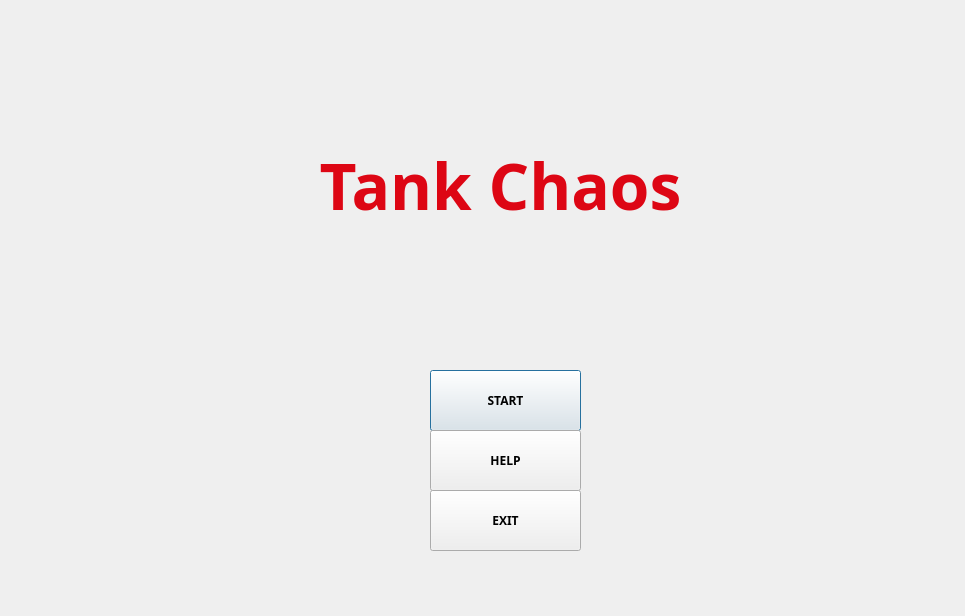
<?xml version="1.0" encoding="UTF-8"?>
<ui version="4.0">
 <class>Dialog</class>
 <widget class="QDialog" name="Dialog">
  <property name="geometry">
   <rect>
    <x>0</x>
    <y>0</y>
    <width>965</width>
    <height>616</height>
   </rect>
  </property>
  <property name="windowTitle">
   <string>Tank Chaos</string>
  </property>
  <property name="windowIcon">
   <iconset resource="Image.qrc">
    <normaloff>:/new/prefix1/image/Bomb_1.png</normaloff>:/new/prefix1/image/Bomb_1.png</iconset>
  </property>
  <property name="windowOpacity">
   <double>10.000000000000000</double>
  </property>
  <property name="styleSheet">
   <string notr="true">
background-image:url(:/new/prefix1/image/wb1(1).png);</string>
  </property>
  <widget class="QPushButton" name="pushButton">
   <property name="geometry">
    <rect>
     <x>430</x>
     <y>370</y>
     <width>151</width>
     <height>61</height>
    </rect>
   </property>
   <property name="font">
    <font>
     <family>Adobe Arabic</family>
     <weight>75</weight>
     <bold>true</bold>
    </font>
   </property>
   <property name="styleSheet">
    <string notr="true">background-image: url(:/new/prefix1/image/button.png);</string>
   </property>
   <property name="text">
    <string>START</string>
   </property>
  </widget>
  <widget class="QPushButton" name="L_Reco">
   <property name="geometry">
    <rect>
     <x>430</x>
     <y>430</y>
     <width>151</width>
     <height>61</height>
    </rect>
   </property>
   <property name="font">
    <font>
     <family>Adobe Arabic</family>
     <weight>75</weight>
     <bold>true</bold>
    </font>
   </property>
   <property name="styleSheet">
    <string notr="true">background-image: url(:/new/prefix1/image/button.png);</string>
   </property>
   <property name="text">
    <string>HELP</string>
   </property>
  </widget>
  <widget class="QPushButton" name="EXIT">
   <property name="geometry">
    <rect>
     <x>430</x>
     <y>490</y>
     <width>151</width>
     <height>61</height>
    </rect>
   </property>
   <property name="font">
    <font>
     <family>Adobe Arabic</family>
     <weight>75</weight>
     <bold>true</bold>
    </font>
   </property>
   <property name="styleSheet">
    <string notr="true">background-image: url(:/new/prefix1/image/button.png);</string>
   </property>
   <property name="text">
    <string>EXIT</string>
   </property>
  </widget>
  <widget class="QLabel" name="label">
   <property name="geometry">
    <rect>
     <x>230</x>
     <y>110</y>
     <width>541</width>
     <height>151</height>
    </rect>
   </property>
   <property name="font">
    <font>
     <family>Adobe Arabic</family>
     <pointsize>48</pointsize>
     <weight>75</weight>
     <bold>true</bold>
    </font>
   </property>
   <property name="styleSheet">
    <string notr="true">background-image: url(:/new/prefix1/image/title2.png);</string>
   </property>
   <property name="text">
    <string>&lt;html&gt;&lt;head/&gt;&lt;body&gt;&lt;p align=&quot;center&quot;&gt;&lt;span style=&quot; color:#dd0614;&quot;&gt;Tank Chaos&lt;/span&gt;&lt;/p&gt;&lt;/body&gt;&lt;/html&gt;</string>
   </property>
  </widget>
 </widget>
 <resources>
  <include location="Image.qrc"/>
 </resources>
 <connections/>
</ui>
